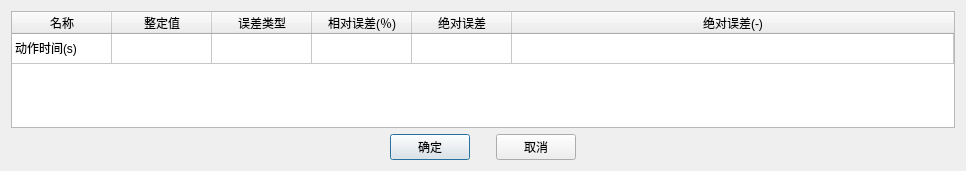
<?xml version="1.0" encoding="UTF-8"?>
<ui version="4.0">
 <class>QSwingResultEvalDlg</class>
 <widget class="QDialog" name="QSwingResultEvalDlg">
  <property name="geometry">
   <rect>
    <x>0</x>
    <y>0</y>
    <width>966</width>
    <height>171</height>
   </rect>
  </property>
  <property name="windowTitle">
   <string>Dialog</string>
  </property>
  <layout class="QHBoxLayout" name="horizontalLayout_2">
   <item>
    <layout class="QVBoxLayout" name="verticalLayout">
     <item>
      <spacer name="verticalSpacer_2">
       <property name="orientation">
        <enum>Qt::Vertical</enum>
       </property>
       <property name="sizeHint" stdset="0">
        <size>
         <width>20</width>
         <height>40</height>
        </size>
       </property>
      </spacer>
     </item>
     <item>
      <widget class="QTableWidget" name="m_tableWidget">
       <property name="minimumSize">
        <size>
         <width>440</width>
         <height>0</height>
        </size>
       </property>
       <property name="rowCount">
        <number>1</number>
       </property>
       <property name="columnCount">
        <number>6</number>
       </property>
       <attribute name="horizontalHeaderStretchLastSection">
        <bool>true</bool>
       </attribute>
       <attribute name="verticalHeaderVisible">
        <bool>false</bool>
       </attribute>
       <attribute name="verticalHeaderStretchLastSection">
        <bool>false</bool>
       </attribute>
       <row/>
       <column>
        <property name="text">
         <string>名称</string>
        </property>
       </column>
       <column>
        <property name="text">
         <string>整定值</string>
        </property>
       </column>
       <column>
        <property name="text">
         <string>误差类型</string>
        </property>
       </column>
       <column>
        <property name="text">
         <string>相对误差(％)</string>
        </property>
       </column>
       <column>
        <property name="text">
         <string>绝对误差</string>
        </property>
       </column>
       <column>
        <property name="text">
         <string>绝对误差(-)</string>
        </property>
       </column>
       <item row="0" column="0">
        <property name="text">
         <string>动作时间(s)</string>
        </property>
        <property name="textAlignment">
         <set>AlignLeading|AlignVCenter</set>
        </property>
       </item>
      </widget>
     </item>
     <item>
      <spacer name="verticalSpacer">
       <property name="orientation">
        <enum>Qt::Vertical</enum>
       </property>
       <property name="sizeHint" stdset="0">
        <size>
         <width>20</width>
         <height>40</height>
        </size>
       </property>
      </spacer>
     </item>
     <item>
      <layout class="QHBoxLayout" name="horizontalLayout_3"/>
     </item>
     <item>
      <layout class="QHBoxLayout" name="horizontalLayout">
       <item>
        <spacer name="horizontalSpacer">
         <property name="orientation">
          <enum>Qt::Horizontal</enum>
         </property>
         <property name="sizeHint" stdset="0">
          <size>
           <width>40</width>
           <height>20</height>
          </size>
         </property>
        </spacer>
       </item>
       <item>
        <widget class="QPushButton" name="m_btnOk">
         <property name="sizePolicy">
          <sizepolicy hsizetype="Fixed" vsizetype="Fixed">
           <horstretch>0</horstretch>
           <verstretch>0</verstretch>
          </sizepolicy>
         </property>
         <property name="text">
          <string>确定</string>
         </property>
        </widget>
       </item>
       <item>
        <spacer name="horizontalSpacer_3">
         <property name="orientation">
          <enum>Qt::Horizontal</enum>
         </property>
         <property name="sizeType">
          <enum>QSizePolicy::Fixed</enum>
         </property>
         <property name="sizeHint" stdset="0">
          <size>
           <width>20</width>
           <height>20</height>
          </size>
         </property>
        </spacer>
       </item>
       <item>
        <widget class="QPushButton" name="m_btnCancel">
         <property name="sizePolicy">
          <sizepolicy hsizetype="Fixed" vsizetype="Fixed">
           <horstretch>0</horstretch>
           <verstretch>0</verstretch>
          </sizepolicy>
         </property>
         <property name="text">
          <string>取消</string>
         </property>
        </widget>
       </item>
       <item>
        <spacer name="horizontalSpacer_2">
         <property name="orientation">
          <enum>Qt::Horizontal</enum>
         </property>
         <property name="sizeHint" stdset="0">
          <size>
           <width>40</width>
           <height>20</height>
          </size>
         </property>
        </spacer>
       </item>
      </layout>
     </item>
    </layout>
   </item>
  </layout>
 </widget>
 <resources/>
 <connections/>
</ui>
